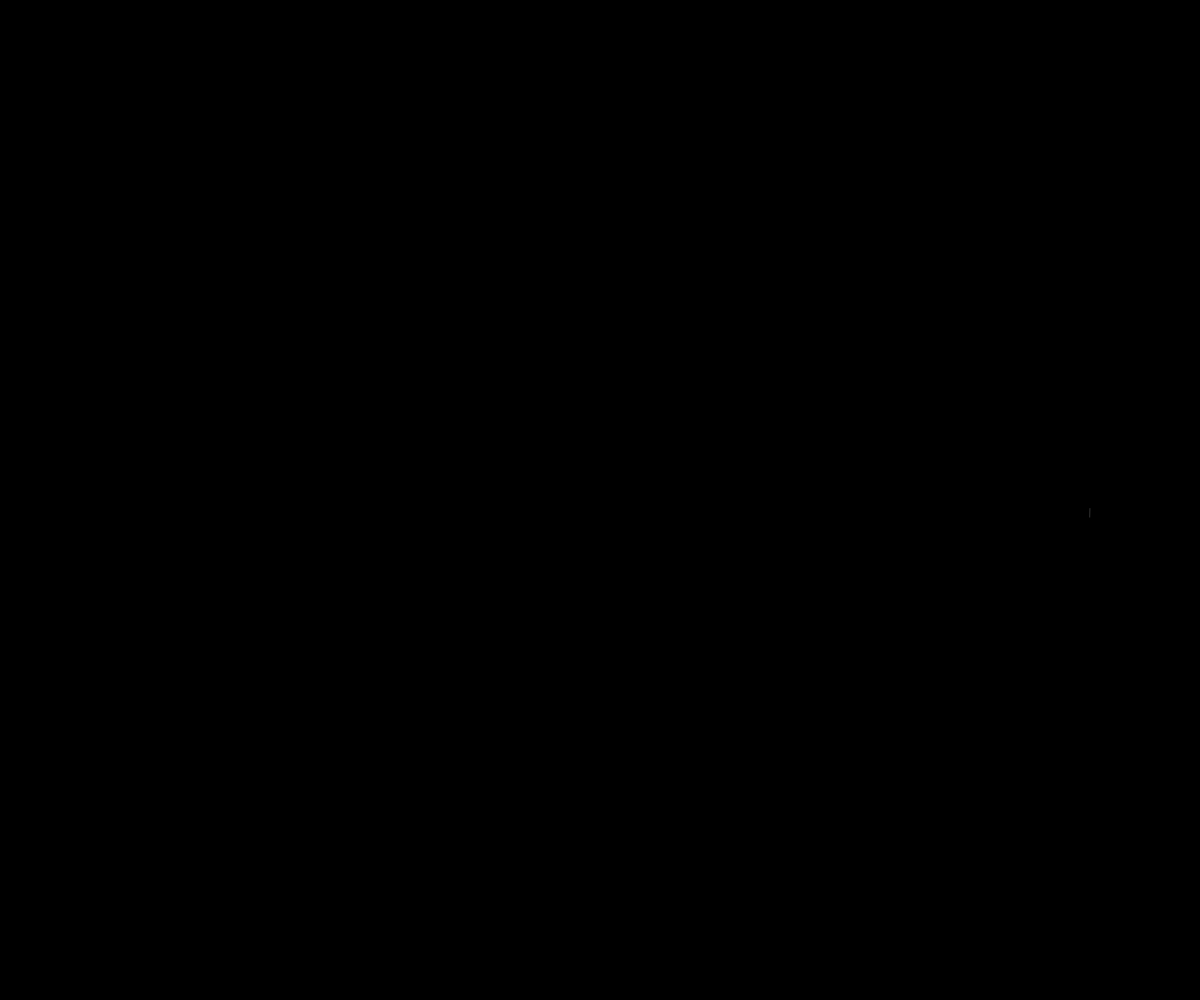
Frame 1 (no input)
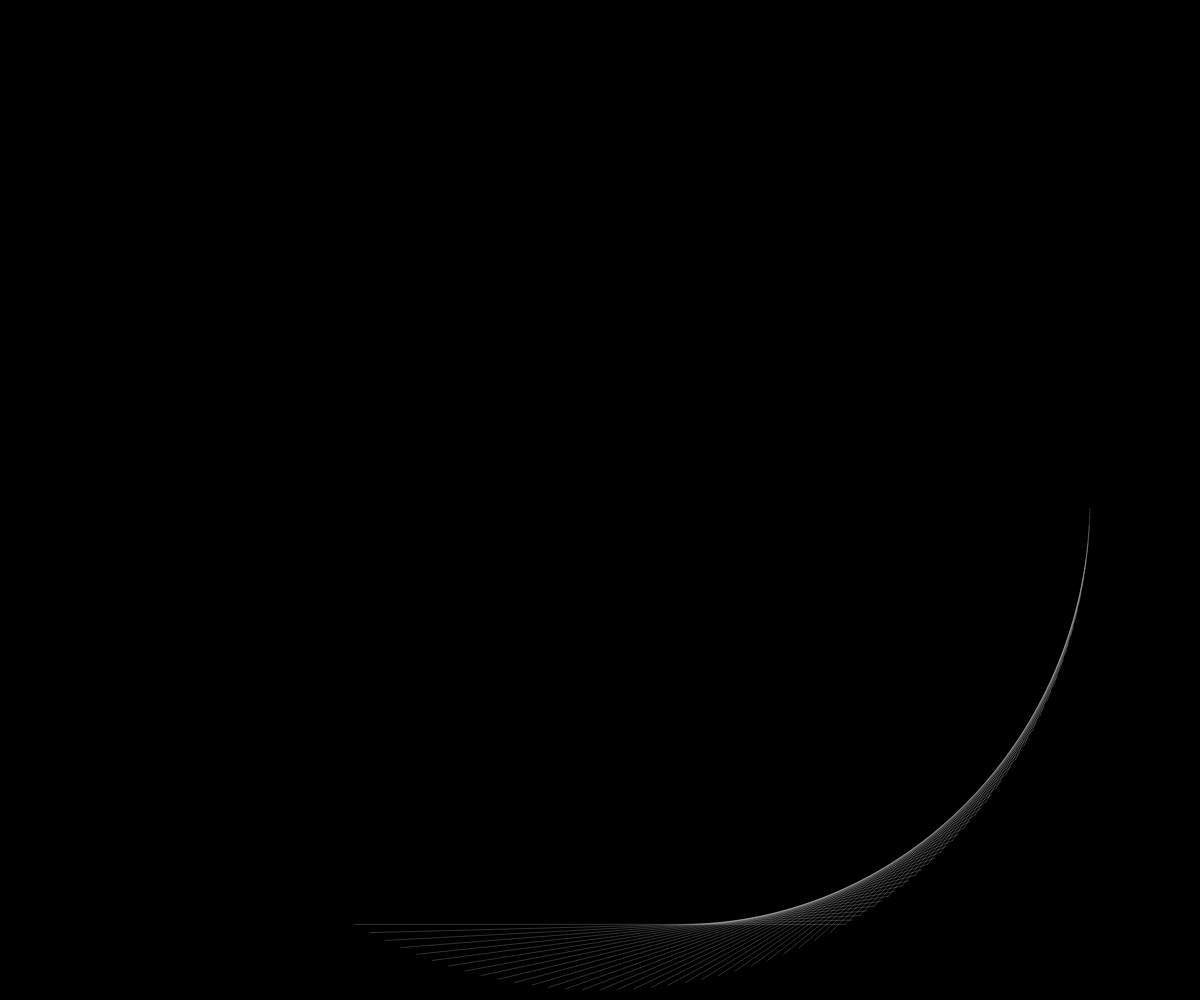
Frame 60 (no input)
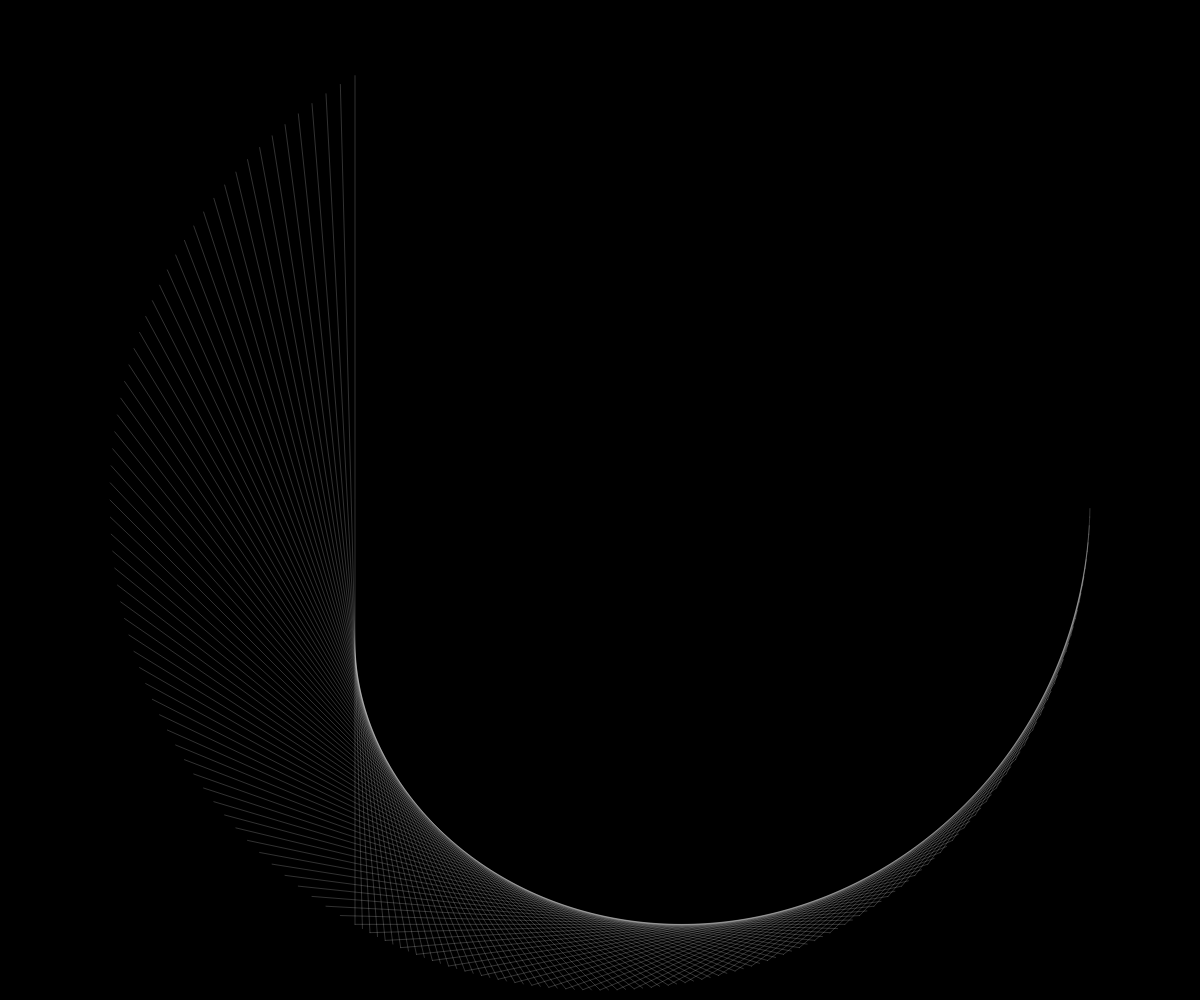
Frame 120 (the mouse pressed at the canvas centre since frame 60)

The p5.js sketch that drew these frames (run headless with seeded random() and noise() and a simulated clock; from frame 60 on, the mouse is pressed at the canvas centre):

// p5.js sketch
// ── sketch.js
/*
Reading "Descartes' Secret Notebook" got me thinking of geometry, harmony and the universe. So I happened to revisit modular multiplication on my phone. When you don't clear the screen after each multiple, it makes a sort of nice harmonic universe in an egg thingy. Here I have coded it up in just about 30 lines, with a much more simple approach than I used before when following #thecodingtrain.

To create the visualization we need two points on a circle.  They will be the two ends of a line.

We must be familiar with polar to Cartesian coordinates.  soh cah toa.  but we only need the soh cah  

the x, y Cartesian from polar  r and theta define a one step move around a circle

x1 y1 Cartesian from polar r and theta1 defines the other end. 

so drawing the modular multiple 2: theta1 = theta *2 
*/

let x,x1;
let y,y1;
let r;
let theta = 0;
let theta1;
let m =2;

function setup() {
  createCanvas(windowWidth,windowHeight)
  if (width>height){
    r = height/2 -10;
  } else{
    r = width/2-10;  
  }
  background(0);
  translate(width/2,height/2);
  angleMode(DEGREES);
  stroke(255,50);
  fill(255);
}

function draw() {
  //background(0);
  translate(width/2,height/2);
  theta++;

  if (theta%360 == 0){ //incr each round
    m=m+1
    //background(0);
    if (m>12){       // reset after 12 back to 2
      background(0);
      m=2;
      theta =0;
    }
  }
  theta1 = theta*m;
  x = cos(theta) *r;
  y = sin(theta) *r;
  x1 = cos(theta1) *r;
  y1 = sin(theta1) *r;
  line(x,y,x1,y1);
}
